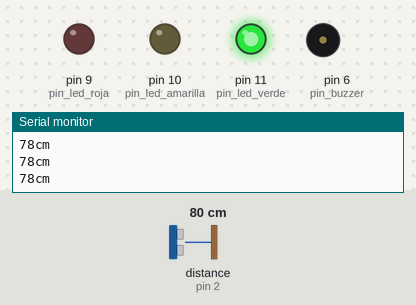
Bench run of a sketch on a simulated Arduino Uno, built with avr-gcc and run on an emulated ATmega328P. Parts: output pins drawn as LEDs (lit = HIGH), buzzer (waves = sounding), the last lines printed to the serial monitor. Wiring (inferred from the names in the program): ultrasonic range finder: trigger pin 3; echo pin 2. The inputs (shaded band) are chosen by the test bench; at power-on: distance to the obstacle (sensor on pin 2) 80 cm. The echo pulse lasts 58.3 µs per cm; pins used as bus, display or sensor lines are not drawn.

Above: at 1.2 s.
1.3 s: distance to the obstacle (sensor on pin 2) set to 55 cm
2.9 s: distance to the obstacle (sensor on pin 2) set to 45 cm
At 3.53 s:
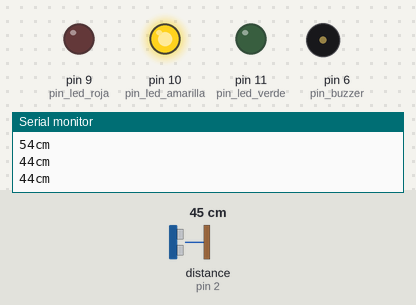
5.9 s: distance to the obstacle (sensor on pin 2) set to 2 cm
At 7.6 s:
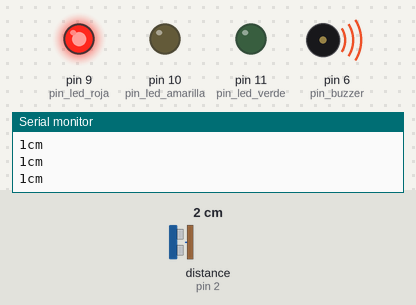
7.9 s: distance to the obstacle (sensor on pin 2) set to 19 cm
9.4 s: distance to the obstacle (sensor on pin 2) set to 23 cm
At 10.05 s:
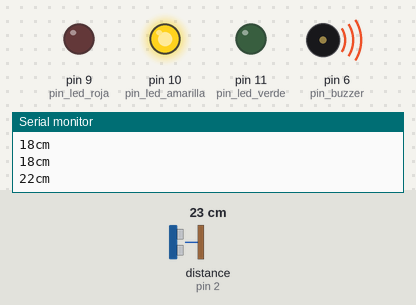
12.4 s: distance to the obstacle (sensor on pin 2) set to 4 cm
At 12.69 s:
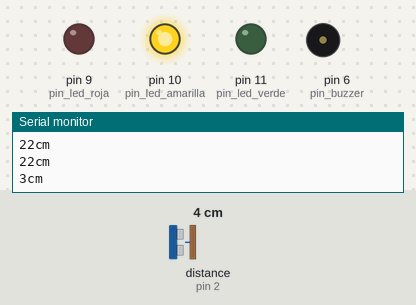
Timing chart, 0 to 15.3 s (numbered marks = the images above; inputs shaded):
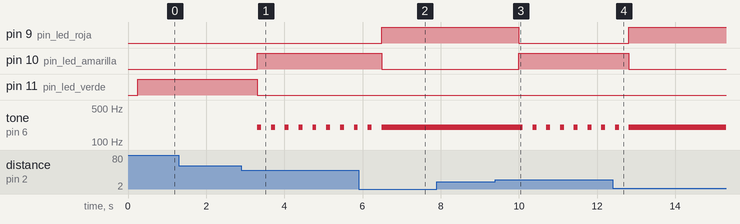

Measured:
- the behaviour switches between 51 and 50 cm on distance to the obstacle (sensor on pin 2) (found by bisection; images 0 and 1)
- the behaviour switches between 21 and 22 cm on distance to the obstacle (sensor on pin 2) (found by bisection; images 2 and 3)
- after the input at 2.9 s, pin 10 (pin_led_amarilla): LOW → HIGH after 0.41 s; pin 11 (pin_led_verde): HIGH → LOW after 0.41 s; tone on pin 6 (pin_buzzer): alternates 200 Hz for 0.10 s and silent for 0.25 s, starting after 0.41 s
- after the input at 5.9 s, pin 9 (pin_led_roja): LOW → HIGH after 0.59 s; pin 10 (pin_led_amarilla): HIGH → LOW after 0.59 s; tone on pin 6 (pin_buzzer): goes on until 6.5 s, then stays 200 Hz
- after the input at 9.4 s, pin 9 (pin_led_roja): HIGH → LOW after 0.60 s; pin 10 (pin_led_amarilla): LOW → HIGH after 0.60 s; tone on pin 6 (pin_buzzer): alternates 200 Hz for 0.10 s and silent for 0.25 s, starting after 0.70 s
- after the input at 12.4 s, pin 9 (pin_led_roja): LOW → HIGH after 0.42 s; pin 10 (pin_led_amarilla): HIGH → LOW after 0.42 s; tone on pin 6 (pin_buzzer): goes on until 12.8 s, then stays 200 Hz

The sketch:

SensorAparcacoches-V1.ino
```cpp
/*
* CONFIGURACION DE LA DISTRIBUCION DE PINES
*/
#define pin_trig_sensor 3
#define pin_echo_sensor 2
#define pin_led_roja 9
#define pin_led_amarilla 10
#define pin_led_verde 11
#define pin_buzzer 6

/*
* CONFIGURACION DE LAS VARIABLES
*/

#define limite_rojo 20
#define limite_verde 50

/*
* PROGRAMA
*/


int distancia = 0;

void setup() {
  Serial.begin(9600);

  pinMode(pin_trig_sensor, OUTPUT);
  pinMode(pin_echo_sensor, INPUT);
  pinMode(pin_led_roja, OUTPUT);
  pinMode(pin_led_amarilla, OUTPUT);
  pinMode(pin_led_verde, OUTPUT);
  pinMode(pin_buzzer, OUTPUT);
  }

void loop() {

  // Ponemos el Triiger en estado bajo y esperamos 2 ms
  digitalWrite(pin_trig_sensor, LOW);
  delayMicroseconds(2);

  // Ponemos el pin Trigger a estado alto y esperamos 10 ms
  digitalWrite(pin_trig_sensor, HIGH);
  delayMicroseconds(10);

  // Comenzamos poniendo el pin Trigger en estado bajo
  digitalWrite(pin_trig_sensor, LOW);

  unsigned long tiempo = pulseIn(pin_echo_sensor, HIGH);
  distancia = tiempo * 0.000001 * 34000 / 2.0;
  Serial.print(distancia);
  Serial.print("cm");
  Serial.println();
  delay(250);
  int contador = 0; // Sirve para evitar que siga pitando tras 5 segudos estacionado el vehiculo
  if (distancia > limite_verde) {
    digitalWrite(pin_led_roja, LOW);
    digitalWrite(pin_led_amarilla, LOW);
    digitalWrite(pin_led_verde, HIGH);
    noTone(pin_buzzer);
    contador = 0;
    }
  else if (distancia<limite_verde && distancia>limite_rojo) {
    digitalWrite(pin_led_roja, LOW);
    digitalWrite(pin_led_amarilla, HIGH);
    digitalWrite(pin_led_verde, LOW);
    tone(pin_buzzer, 200,100);
    delay(100);
    contador = 0;
    }
  else if (distancia < limite_rojo) {
    digitalWrite(pin_led_roja, HIGH);
    digitalWrite(pin_led_amarilla, LOW);
    digitalWrite(pin_led_verde, LOW);
    if(contador < 50) // controla el tiempo que sigue pitando tras entrar en esta distancia, cada 10 es 1 segundo
      tone(pin_buzzer, 200);
      delay(100);
      contador = contador+1;
    }
  }
```
